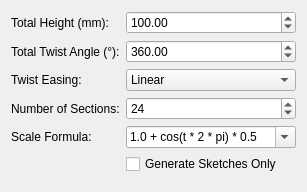
<?xml version="1.0" encoding="UTF-8"?>
<ui version="4.0">
 <class>TaskPanel</class>
 <widget class="QWidget" name="TaskPanel">
  <layout class="QVBoxLayout">
   <item>
    <layout class="QFormLayout">
     <item row="0" column="0"><widget class="QLabel"><property name="text"><string>Total Height (mm):</string></property></widget></item>
     <item row="0" column="1"><widget class="QDoubleSpinBox" name="height_spin"><property name="maximum"><double>10000.0</double></property><property name="value"><double>100.0</double></property></widget></item>
     <item row="1" column="0"><widget class="QLabel"><property name="text"><string>Total Twist Angle (°):</string></property></widget></item>
     <item row="1" column="1"><widget class="QDoubleSpinBox" name="angle_spin"><property name="minimum"><double>-3600.0</double></property><property name="maximum"><double>3600.0</double></property><property name="value"><double>360.0</double></property></widget></item>
     <item row="2" column="0"><widget class="QLabel"><property name="text"><string>Twist Easing:</string></property></widget></item>
     <item row="2" column="1">
      <widget class="QComboBox" name="easing_combo">
       <item><property name="text"><string>Linear</string></property></item>
       <item><property name="text"><string>Ease In (Quad)</string></property></item>
       <item><property name="text"><string>Ease Out (Quad)</string></property></item>
       <item><property name="text"><string>Ease In-Out (Smoothstep)</string></property></item>
       <item><property name="text"><string>Ease In-Out (Sine)</string></property></item>
      </widget>
     </item>
     <item row="3" column="0"><widget class="QLabel"><property name="text"><string>Number of Sections:</string></property></widget></item>
     <item row="3" column="1"><widget class="QSpinBox" name="sections_spin"><property name="minimum"><number>2</number></property><property name="maximum"><number>500</number></property><property name="value"><number>24</number></property></widget></item>
     <item row="4" column="0"><widget class="QLabel"><property name="text"><string>Scale Formula:</string></property></widget></item>
     <item row="4" column="1">
      <widget class="QComboBox" name="equation_input">
       <property name="editable"><bool>true</bool></property>
       <item><property name="text"><string>1.0 + cos(t * 2 * pi) * 0.5</string></property></item>
       <item><property name="text"><string>1.0</string></property></item>
      </widget>
     </item>
     <item row="5" column="1"><widget class="QCheckBox" name="sketches_only_cb"><property name="text"><string>Generate Sketches Only</string></property></widget></item>
    </layout>
   </item>
   <item><spacer><property name="orientation"><enum>Qt::Vertical</enum></property></spacer></item>
  </layout>
 </widget>
</ui>
